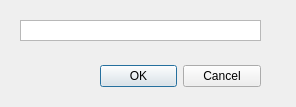
<?xml version="1.0" encoding="UTF-8"?>
<ui version="4.0">
 <class>Dialog_createField</class>
 <widget class="QDialog" name="Dialog_createField">
  <property name="geometry">
   <rect>
    <x>0</x>
    <y>0</y>
    <width>296</width>
    <height>107</height>
   </rect>
  </property>
  <property name="windowTitle">
   <string>Dialog</string>
  </property>
  <widget class="QDialogButtonBox" name="buttonBox">
   <property name="geometry">
    <rect>
     <x>100</x>
     <y>60</y>
     <width>161</width>
     <height>32</height>
    </rect>
   </property>
   <property name="orientation">
    <enum>Qt::Horizontal</enum>
   </property>
   <property name="standardButtons">
    <set>QDialogButtonBox::Cancel|QDialogButtonBox::Ok</set>
   </property>
  </widget>
  <widget class="QTextEdit" name="textEdit">
   <property name="geometry">
    <rect>
     <x>20</x>
     <y>20</y>
     <width>241</width>
     <height>21</height>
    </rect>
   </property>
   <property name="verticalScrollBarPolicy">
    <enum>Qt::ScrollBarAlwaysOff</enum>
   </property>
   <property name="horizontalScrollBarPolicy">
    <enum>Qt::ScrollBarAlwaysOff</enum>
   </property>
  </widget>
 </widget>
 <resources/>
 <connections>
  <connection>
   <sender>buttonBox</sender>
   <signal>accepted()</signal>
   <receiver>Dialog_createField</receiver>
   <slot>accept()</slot>
   <hints>
    <hint type="sourcelabel">
     <x>248</x>
     <y>254</y>
    </hint>
    <hint type="destinationlabel">
     <x>157</x>
     <y>274</y>
    </hint>
   </hints>
  </connection>
  <connection>
   <sender>buttonBox</sender>
   <signal>rejected()</signal>
   <receiver>Dialog_createField</receiver>
   <slot>reject()</slot>
   <hints>
    <hint type="sourcelabel">
     <x>316</x>
     <y>260</y>
    </hint>
    <hint type="destinationlabel">
     <x>286</x>
     <y>274</y>
    </hint>
   </hints>
  </connection>
 </connections>
</ui>
